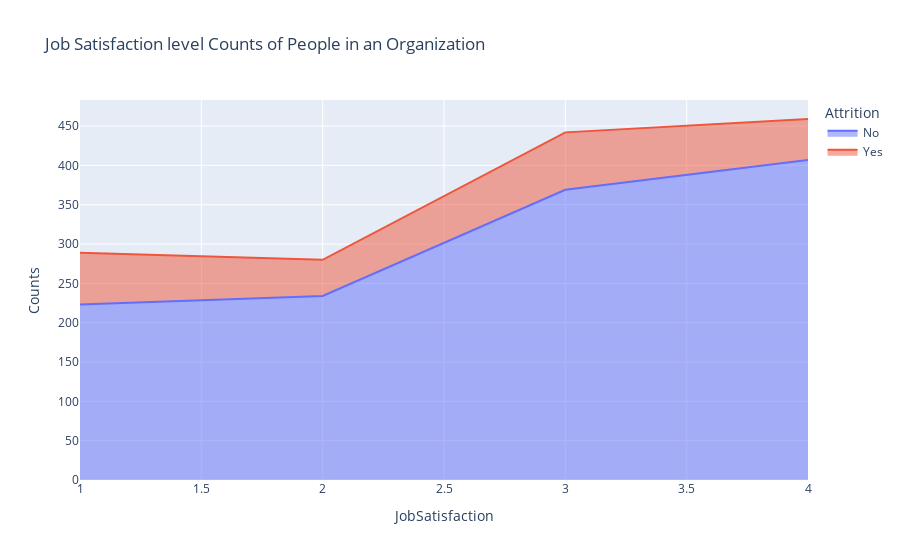

Notebook code for this chart:
### Markdown cell above
![](https://encrypted-tbn0.gstatic.com/images?q=tbn:ANd9GcTUvDbSe8M4DCfpCtdfMZtf9zJAQJD25WSHmA&usqp=CAU)

### Code cell
jsats_att=data.groupby(['JobSatisfaction','Attrition']).apply(lambda x:x['DailyRate'].count()).reset_index(name='Counts')
px.area(jsats_att,x='JobSatisfaction',y='Counts',color='Attrition',title='Job Satisfaction level Counts of People in an Organization')

### Figure 1 — Plotly figure (JSON) as saved in the notebook; plotly's stock layout.template omitted (floating-point values rounded to 4 significant figures)
{"data": [{"fillpattern": {"shape": ""}, "hovertemplate": "Attrition=No<br>JobSatisfaction=%{x}<br>Counts=%{y}<extra></extra>", "legendgroup": "No", "line": {"color": "#636efa"}, "marker": {"symbol": "circle"}, "mode": "lines", "name": "No", "orientation": "v", "showlegend": true, "stackgroup": "1", "type": "scatter", "x": [1, 2, 3, 4], "xaxis": "x", "y": [223, 234, 369, 407], "yaxis": "y"}, {"fillpattern": {"shape": ""}, "hovertemplate": "Attrition=Yes<br>JobSatisfaction=%{x}<br>Counts=%{y}<extra></extra>", "legendgroup": "Yes", "line": {"color": "#EF553B"}, "marker": {"symbol": "circle"}, "mode": "lines", "name": "Yes", "orientation": "v", "showlegend": true, "stackgroup": "1", "type": "scatter", "x": [1, 2, 3, 4], "xaxis": "x", "y": [66, 46, 73, 52], "yaxis": "y"}], "layout": {"autosize": true, "legend": {"title": {"text": "Attrition"}, "tracegroupgap": 0}, "title": {"text": "Job Satisfaction level Counts of People in an Organization"}, "xaxis": {"anchor": "y", "autorange": true, "domain": [0, 1], "range": [1, 4], "title": {"text": "JobSatisfaction"}, "type": "linear"}, "yaxis": {"anchor": "x", "autorange": true, "domain": [0, 1], "range": [0, 483.2], "title": {"text": "Counts"}, "type": "linear"}}}
